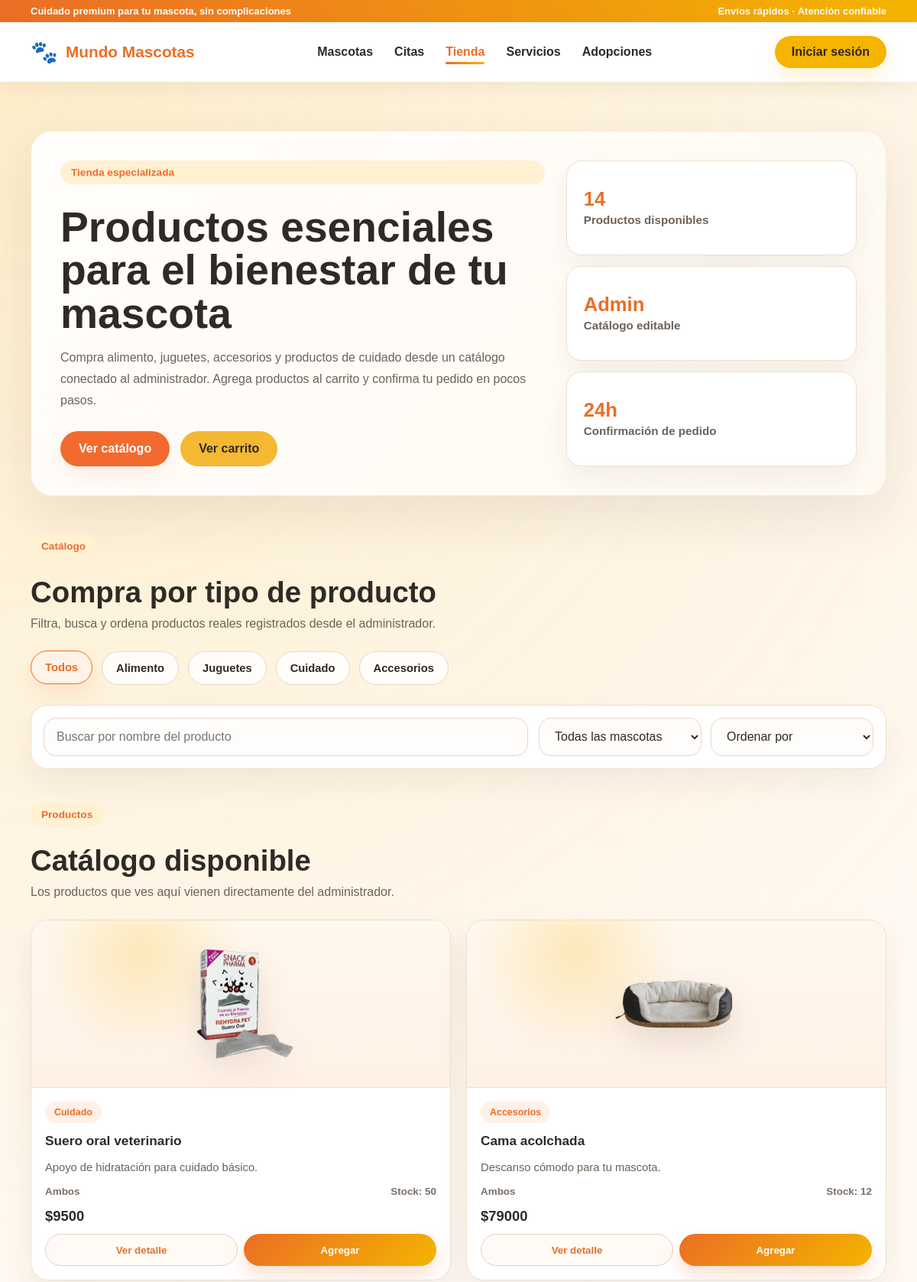
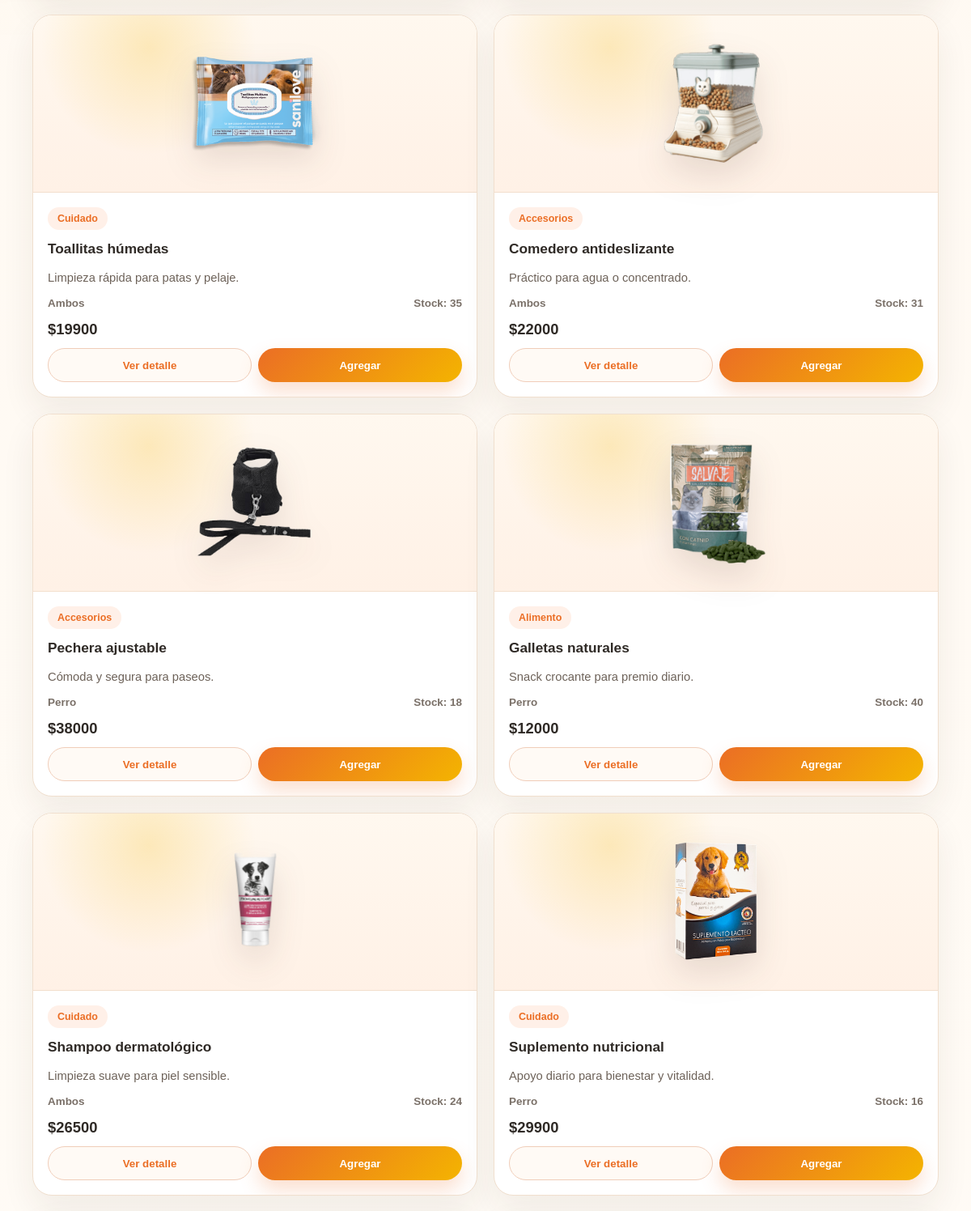
The app's page /tienda/ (upper part) with its own data (2 pictures, top to bottom).
### app/models.py (models this page shows, shortened)
class Product(models.Model):
    PRODUCT_CATEGORIES = [
        ("alimento", "Alimento"),
        ("juguetes", "Juguetes"),
        ("cuidado", "Cuidado"),
        ("accesorios", "Accesorios"),
    ]
    PET_TYPES = [
        ("perro", "Perro"),
        ("gato", "Gato"),
        ("ambos", "Ambos"),
    ]
    name = models.CharField(max_length=120)
    category = models.CharField(max_length=30, choices=PRODUCT_CATEGORIES)
    pet_type = models.CharField(max_length=20, choices=PET_TYPES)
    description = models.TextField()
    price = models.PositiveIntegerField()
    stock = models.PositiveIntegerField(default=0)
    image = models.CharField(max_length=200, blank=True)
    is_active = models.BooleanField(default=True)
    created_at = models.DateTimeField(auto_now_add=True)

### app/views.py (the view)
# urls.py: path('tienda/', views.tienda, name='tienda'),
def tienda(request):
    products = Product.objects.filter(is_active=True).order_by("-created_at")
    orders = []
    if request.user.is_authenticated:
        orders = Order.objects.filter(user=request.user).prefetch_related("items__product").order_by("-created_at")[:5]
    return render(request, "app/tienda.html", {
        "products": products,
        "orders": orders,
    })

### app/templates/app/tienda.html (shortened to what this page needs)
{% extends "app/base.html" %}
{% load static %}
{% block extra_css %}
<link rel="stylesheet" href="{% static 'app/css/tienda.css' %}?v=20260528-1">
{% endblock %}
{% block content %}
<main class="store-page">
  <section class="store-hero">
    <div class="container">
      <div class="store-hero-box">
        <div class="store-hero-text">
          <span class="section-tag">Tienda especializada</span>
          <h1>Productos esenciales para el bienestar de tu mascota</h1>
          <p>
            Compra alimento, juguetes, accesorios y productos de cuidado desde un catálogo
            conectado al administrador. Agrega productos al carrito y confirma tu pedido
            en pocos pasos.
          </p>
          <div class="store-hero-actions">
            <a href="#catalogo" class="btn btn-primary">Ver catálogo</a>
            <a href="#resumen-compra" class="btn btn-secondary">Ver carrito</a>
          </div>
        </div>
        <div class="store-hero-stats">
          <article class="store-mini-card">
            <strong>{{ products|length }}</strong>
            <span>Productos disponibles</span>
          </article>
          <article class="store-mini-card">
            <strong>Admin</strong>
            <span>Catálogo editable</span>
          </article>
          <article class="store-mini-card">
            <strong>24h</strong>
            <span>Confirmación de pedido</span>
          </article>
        </div>
      </div>
    </div>
  </section>
  <section class="store-categories">
    <div class="container">
      <div class="section-head store-head-left">
        <span class="section-tag">Catálogo</span>
        <h2>Compra por tipo de producto</h2>
        <p>Filtra, busca y ordena productos reales registrados desde el administrador.</p>
      </div>
      <div class="category-chips" aria-label="Categorías de productos">
        <button type="button" class="category-chip active" data-category="todos">Todos</button>
        <button type="button" class="category-chip" data-category="alimento">Alimento</button>
        <button type="button" class="category-chip" data-category="juguetes">Juguetes</button>
        <button type="button" class="category-chip" data-category="cuidado">Cuidado</button>
        <button type="button" class="category-chip" data-category="accesorios">Accesorios</button>
      </div>
    </div>
  </section>
  <section class="store-toolbar">
    <div class="container">
      <div class="store-toolbar-box">
        <div class="store-search">
          <input type="text" id="searchProduct" placeholder="Buscar por nombre del producto">
        </div>
        <div class="store-filters">
          <select id="petFilter" aria-label="Filtrar por tipo de mascota">
            <option value="todos">Todas las mascotas</option>
          </select>
          <select id="sortFilter" aria-label="Ordenar productos">
            <option value="default">Ordenar por</option>
          </select>
        </div>
      </div>
    </div>
  </section>
  <section class="store-main" id="catalogo">
    <div class="container store-main-grid">
      <div class="store-products-area">
        <div class="store-section-title">
          <span class="section-tag">Productos</span>
          <h2>Catálogo disponible</h2>
          <p>Los productos que ves aquí vienen directamente del administrador.</p>
        </div>
        <div class="store-products-grid" id="storeProductsGrid">
          {% if products %}
            {% for product in products %}
              <article
                class="store-product-card"
                data-category="{{ product.category }}"
                data-category-label="{{ product.get_category_display }}"
                data-pet="{{ product.pet_type }}"
                data-pet-label="{{ product.get_pet_type_display }}"
                data-name="{{ product.name|lower }}"
                data-title="{{ product.name }}"
                data-description="{{ product.description }}"
                data-price="{{ product.price }}"
                data-stock="{{ product.stock }}"
                data-image="{% if product.image %}{% static product.image %}{% endif %}"
              >
                <div class="store-product-image">
                  {% if product.image %}
                    <img src="{% static product.image %}" alt="{{ product.name }}">
                  {% else %}
                    <span class="material-symbols-outlined">shopping_bag</span>
                  {% endif %}
                </div>
                <div class="store-product-info">
                  <span class="store-card-tag">{{ product.get_category_display }}</span>
                  <h3>{{ product.name }}</h3>
                  <p>{{ product.description }}</p>
                  <div class="store-product-meta">
                    <span>{{ product.get_pet_type_display }}</span>
                    {% if product.stock > 0 %}
                      <span>Stock: {{ product.stock }}</span>
                    {% else %}
                      <span>Sin stock</span>
                    {% endif %}
                  </div>
                  <div class="store-product-bottom">
                    <strong>${{ product.price }}</strong>
                    {% if product.stock > 0 %}
                      <div class="store-product-actions">
                        <button
                          type="button"
                          class="detail-product-btn"
                          data-id="{{ product.id }}"
                        >
                          Ver detalle
                        </button>
                        <button
                          type="button"
                          class="add-cart-btn"
                          data-id="{{ product.id }}"
                          data-name="{{ product.name }}"
                          data-price="{{ product.price }}"
                          data-stock="{{ product.stock }}"
                        >
                          Agregar
                        </button>
                      </div>
                    {% else %}
                      <button type="button" class="add-cart-btn" disabled>
                        Agotado
                      </button>
                    {% endif %}
                  </div>
                </div>
              </article>
            {% endfor %}
          {% endif %}
        </div>
      </div>
    </div>
  </section>
</main>
{% endblock %}

### app/templates/app/base.html (shortened to what this page needs)
{% load static %}
<!DOCTYPE html>
<html lang="es">
<head>
  <link rel="stylesheet" href="https://cdnjs.cloudflare.com/ajax/libs/font-awesome/6.5.0/css/all.min.css">
  <link rel="stylesheet" href="{% static 'app/css/variables.css' %}?v=20260527-4">
  <link rel="stylesheet" href="{% static 'app/css/components.css' %}?v=20260527-4">
  <link rel="stylesheet" href="{% static 'app/css/main.css' %}?v=20260528-10">
  <link rel="stylesheet" href="{% static 'app/css/responsive.css' %}?v=20260528-4">
  {% block extra_css %}{% endblock %}
</head>
<body>
  <div class="topbar">
    <div class="container topbar-content">
      <span>Cuidado premium para tu mascota, sin complicaciones</span>
      <span class="topbar-right">Envíos rápidos · Atención confiable</span>
    </div>
  </div>
  <nav class="navbar">
    <div class="container nav-content">
      <a href="{% url 'home' %}" class="logo" aria-label="Ir al inicio">
        <span class="logo-icon">🐾</span>
        <span class="logo-text">Mundo Mascotas</span>
      </a>
      <ul class="nav-links">
        <li><a href="{% url 'mascotas' %}" class="{% if request.resolver_match.url_name == 'mascotas' %}active{% endif %}">Mascotas</a></li>
        <li><a href="{% url 'citas' %}" class="{% if request.resolver_match.url_name == 'citas' or request.resolver_match.url_name == 'crear_cita' or request.resolver_match.url_name == 'cancelar_cita' %}active{% endif %}">Citas</a></li>
        <li><a href="{% url 'tienda' %}" class="{% if request.resolver_match.url_name == 'tienda' or request.resolver_match.url_name == 'crear_pedido' %}active{% endif %}">Tienda</a></li>
        <li><a href="{% url 'servicios' %}" class="{% if request.resolver_match.url_name == 'servicios' or request.resolver_match.url_name == 'crear_reserva_servicio' %}active{% endif %}">Servicios</a></li>
        <li><a href="{% url 'adopciones' %}" class="{% if request.resolver_match.url_name == 'adopciones' or request.resolver_match.url_name == 'solicitar_adopcion' %}active{% endif %}">Adopciones</a></li>
      </ul>
      {% if request.user.is_authenticated %}
        <a href="{% url 'perfil' %}" class="btn-nav {% if request.resolver_match.url_name == 'perfil' or request.resolver_match.url_name == 'editar_perfil' %}active{% endif %}">Mi cuenta</a>
      {% else %}
        <a href="{% url 'login' %}" class="btn-nav {% if request.resolver_match.url_name == 'login' or request.resolver_match.url_name == 'registro' %}active{% endif %}">Iniciar sesión</a>
      {% endif %}
    </div>
  </nav>
  {% block content %}
  {% endblock %}
</body>
</html>

### app/static/app/css/variables.css (style rules this page uses)
:root { --color-primary: #f5b833; --color-primary-soft: #ffd56b; --color-secondary: #f26a2e; --color-secondary-dark: #d9541f; --color-bg: #fff8ef; --color-surface: #ffffff; --color-text: #2e2a25; --color-text-soft: #6e6257; --color-white: #ffffff; --color-border: #f1d4b8; --shadow-soft: 0 10px 30px rgba(242, 106, 46, 0.12); --shadow-card: 0 16px 35px rgba(242, 106, 46, 0.16); --radius-sm: 12px; --radius-md: 18px; --radius-lg: 28px; --container-width: 1200px; }

### app/static/app/css/components.css (style rules this page uses)
* { box-sizing: border-box; }
body { margin: 0; font-family: 'Montserrat', sans-serif; background: var(--color-bg); color: var(--color-text); }
img { max-width: 100%; display: block; }
a { text-decoration: none; }
.container { width: min(92%, var(--container-width)); margin: 0 auto; }
.btn { display: inline-flex; align-items: center; justify-content: center; padding: 14px 24px; border-radius: 999px; font-weight: 700; transition: 0.25s ease; }
.btn-primary { background: var(--color-secondary); color: var(--color-white); box-shadow: var(--shadow-soft); }
.btn-secondary { background: var(--color-primary); color: var(--color-text); }
.section-tag { display: inline-block; padding: 8px 14px; border-radius: 999px; background: #fff1d1; color: var(--color-secondary); font-weight: 700; font-size: 0.85rem; margin-bottom: 14px; }

### app/static/app/css/main.css (style rules this page uses)
.topbar { background: linear-gradient(90deg, #eb6e25, #f4b400); color: #fff; font-size: 13px; font-weight: 700; }
.topbar-content { display: flex; justify-content: space-between; align-items: center; gap: 20px; padding: 7px 0; }
.topbar p, .topbar span { margin: 0; }
.topbar-right { opacity: 0.95; }
.navbar { background: #fff; position: sticky; top: 0; z-index: 50; box-shadow: 0 8px 26px rgba(58, 36, 22, 0.06); }
.nav-content { display: flex; justify-content: space-between; align-items: center; gap: 22px; padding: 18px 0; }
.logo { display: flex; align-items: center; gap: 10px; }
.logo-icon { font-size: 1.8rem; }
.logo-text { font-size: 1.3rem; font-weight: 900; color: #eb6e25; }
.nav-links { list-style: none; display: flex; gap: 28px; padding: 0; margin: 0; }
.nav-links a { color: #2f2a26; font-weight: 800; position: relative; padding: 8px 0; transition: color 0.2s ease; }
.nav-links a::after { content: ""; position: absolute; left: 0; right: 0; bottom: 0; height: 3px; border-radius: 999px; background: linear-gradient(90deg, #eb6e25, #f4b400); opacity: 0; transform: scaleX(0.35); transition: opacity 0.2s ease, transform 0.2s ease; }
.nav-links a.active, .nav-links a:hover { color: #eb6e25; }
.nav-links a.active::after, .nav-links a:hover::after { opacity: 1; transform: scaleX(1); }
.btn-nav { background: #f4b400; color: #2f2a26; padding: 12px 22px; border-radius: 999px; font-weight: 900; box-shadow: 0 12px 26px rgba(244, 180, 0, 0.18); transition: transform 0.2s ease, box-shadow 0.2s ease; }
.section-head { text-align: center; max-width: 780px; margin: 0 auto 36px; }
.section-head h2, .products-head h2, .home-offers-head h2 { margin: 0 0 12px; color: #2f2a26; font-size: clamp(2rem, 3.7vw, 3.3rem); line-height: 1.06; letter-spacing: 0; }
.section-head p { margin: 0; color: #6d6259; line-height: 1.7; }

### app/static/app/css/responsive.css (style rules this page uses)
@media (max-width: 1200px) { .container { width: min(100% - 40px, 1120px); } }

### records on screen
Product: image (picture), category "Cuidado", name "Suero oral veterinario", description "Apoyo de hidratación para cuidado básico.", pet_type "Ambos", stock "50", price "9500"
Product: image (picture), category "Accesorios", name "Cama acolchada", description "Descanso cómodo para tu mascota.", pet_type "Ambos", stock "12", price "79000"
Product: image (picture), category "Cuidado", name "Toallitas húmedas", description "Limpieza rápida para patas y pelaje.", pet_type "Ambos", stock "35", price "19900"
Product: image (picture), category "Accesorios", name "Comedero antideslizante", description "Práctico para agua o concentrado.", pet_type "Ambos", stock "31", price "22000"
Product: image (picture), category "Accesorios", name "Pechera ajustable", description "Cómoda y segura para paseos.", pet_type "Perro", stock "18", price "38000"
Product: image (picture), category "Alimento", name "Galletas naturales", description "Snack crocante para premio diario.", pet_type "Perro", stock "40", price "12000"
Product: image (picture), category "Cuidado", name "Shampoo dermatológico", description "Limpieza suave para piel sensible.", pet_type "Ambos", stock "24", price "26500"
Product: image (picture), category "Cuidado", name "Suplemento nutricional", description "Apoyo diario para bienestar y vitalidad.", pet_type "Perro", stock "16", price "29900"

### other values on screen
{{ products|length }} "14"
